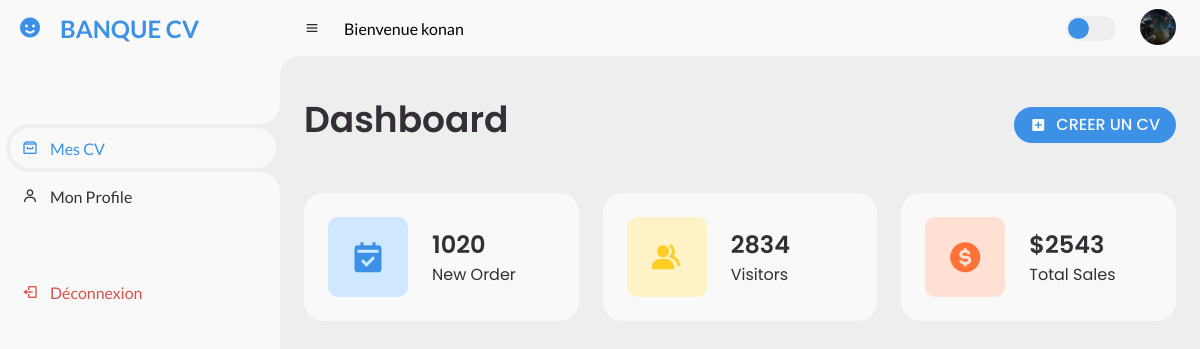
The page /profile/4/ on the database its author committed.
### trombi/models.py (models this page shows)
class Utilisateur(AbstractUser):
    telephone = models.CharField(max_length=20, blank=True)
    adresse = models.CharField(max_length=20,blank=True)
    photo = models.ImageField(upload_to='photos/', blank=True)
    date_naissance = models.DateField(null=True, verbose_name="Année de début")
    groups = models.ManyToManyField(
        Group,
        related_name="custom_user_groups",  # Nom unique
        blank=True,
        help_text="Les groupes auxquels cet utilisateur appartient.",
        verbose_name="groupes",
    )
    user_permissions = models.ManyToManyField(
        Permission,
        related_name="custom_user_permissions",  # Nom unique
        blank=True,
        help_text="Les permissions spécifiques à cet utilisateur.",
        verbose_name="permissions de l’utilisateur",
    )
    class Meta:
        verbose_name = 'Utilisateur'
        verbose_name_plural = 'Utilisateurs'

### trombi/views.py (the view)
# urls.py: path('profile/<int:id>/', views.profile, name='profile'),
def profile(request,id) :
    utilisateur = get_object_or_404(Utilisateur, id=id)
    return render(request,'trombi/profile.html',{'utilisateur': utilisateur})

### trombi/templates/trombi/profile.html (shortened to what this page needs)
{% load static %}
<!DOCTYPE html>
<html lang="en">
<head>
    <link href='https://unpkg.com/boxicons@2.0.9/css/boxicons.min.css' rel='stylesheet'>
    <link rel="stylesheet" href="{% static 'css/style.css' %}">
</head>
<body>
    <section id="sidebar">
        <a href="#" class="brand">
            <i class='bx bxs-smile'></i>
            <span class="text">BANQUE CV</span>
        </a>
        <ul class="side-menu top">
            <li class="active">
				<a href="{% url 'cv' %}">
					<i class='bx bx-archive'></i>
					<span class="text">Mes CV</span>
				</a>
			</li>
			 <li>
				<a href="{% url 'info' %}">
					<i class='bx bx-user' ></i>
					<span class="text">Mon Profile</span>
				</a>
			</li>
        </ul>
        <ul class="side-menu">
            <li>
                <a href="{% url 'deconnexion' %}" class="logout">
                    <i class='bx bx-log-out'></i>
                    <span class="text">Déconnexion</span>
                </a>
            </li>
        </ul>
    </section>
    <section id="content">
        <nav>
            <i class='bx bx-menu'></i>
            <form action="#">
                <div class="form-input">
                    <span style="color: black">Bienvenue {{ utilisateur.last_name }}</span>
                    <button type="submit"></i></button>
                </div>
            </form>
            <label for="switch-mode" class="switch-mode"></label>
            <a href="#" class="profile">
                {% if utilisateur.photo %}
                <img src="{{ utilisateur.photo.url }}" alt="{{ utilisateur.username }}" class="img-fluid rounded-circle">
                {% else %}
                <img src="{% static 'img/1.png' %}" alt="{{ utilisateur.username }}" class="img-fluid rounded-circle">
                {% endif %}
            </a>
        </nav>
        <main>
            <div class="head-title">
                <div class="left">
                    <h1>Dashboard</h1>
                </div>
                <a href="#" class="btn-download">
                    <i class='bx bxs-plus-square'></i>
                    <span class="text">CREER UN CV</span>
                </a>
            </div>
            <ul class="box-info">
                <li>
                    <i class='bx bxs-calendar-check'></i>
                    <span class="text">
                        <h3>1020</h3>
                        <p>New Order</p>
                    </span>
                </li>
                <li>
                    <i class='bx bxs-group'></i>
                    <span class="text">
                        <h3>2834</h3>
                        <p>Visitors</p>
                    </span>
                </li>
                <li>
                    <i class='bx bxs-dollar-circle'></i>
                    <span class="text">
                        <h3>$2543</h3>
                        <p>Total Sales</p>
                    </span>
                </li>
            </ul>
        </main>
    </section>
</body>
</html>

### rows shown on the page
Utilisateur: last_name "konan", photo (picture)
